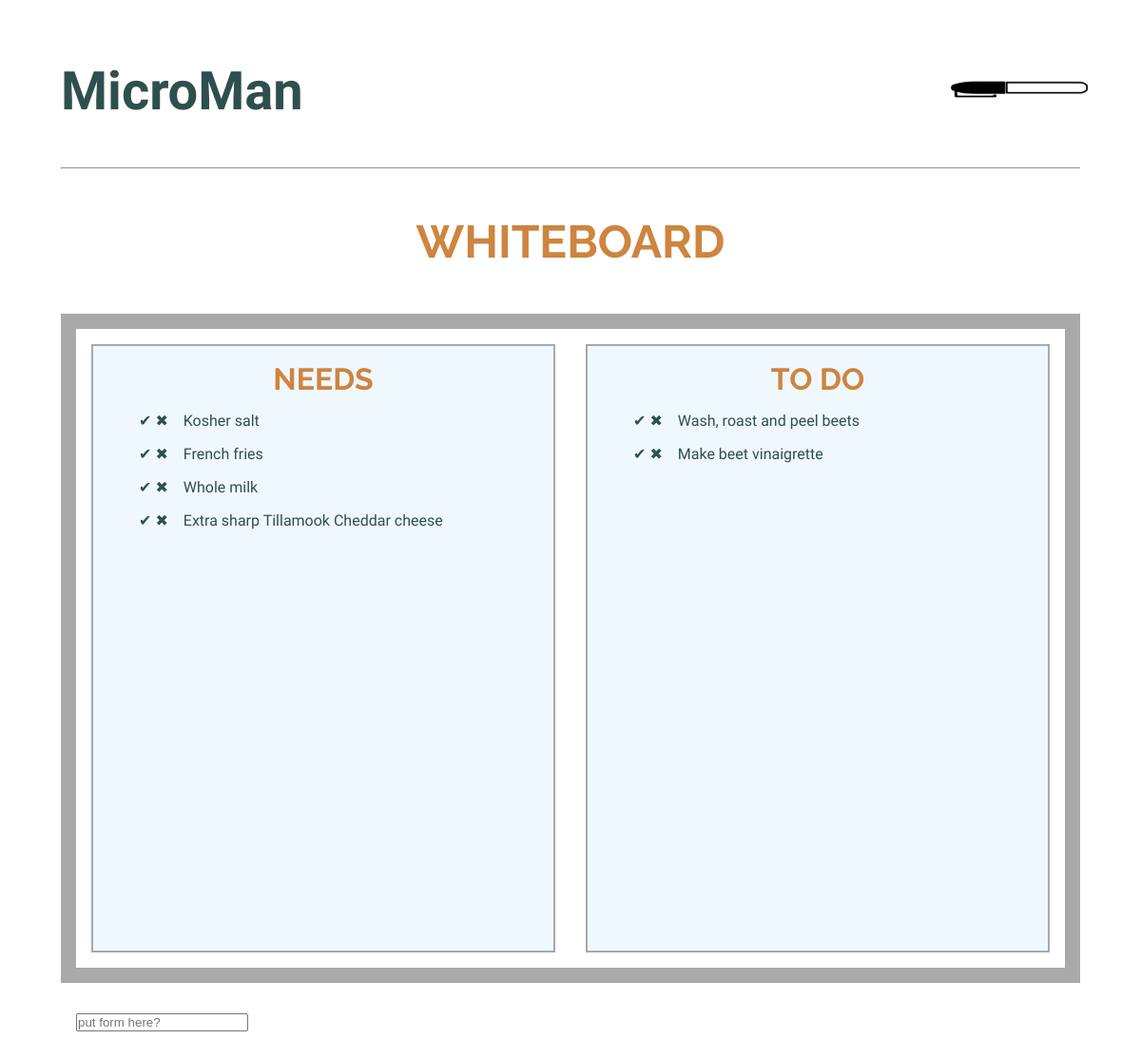
Page /whiteboard/ (signed in) on the earlier database version.
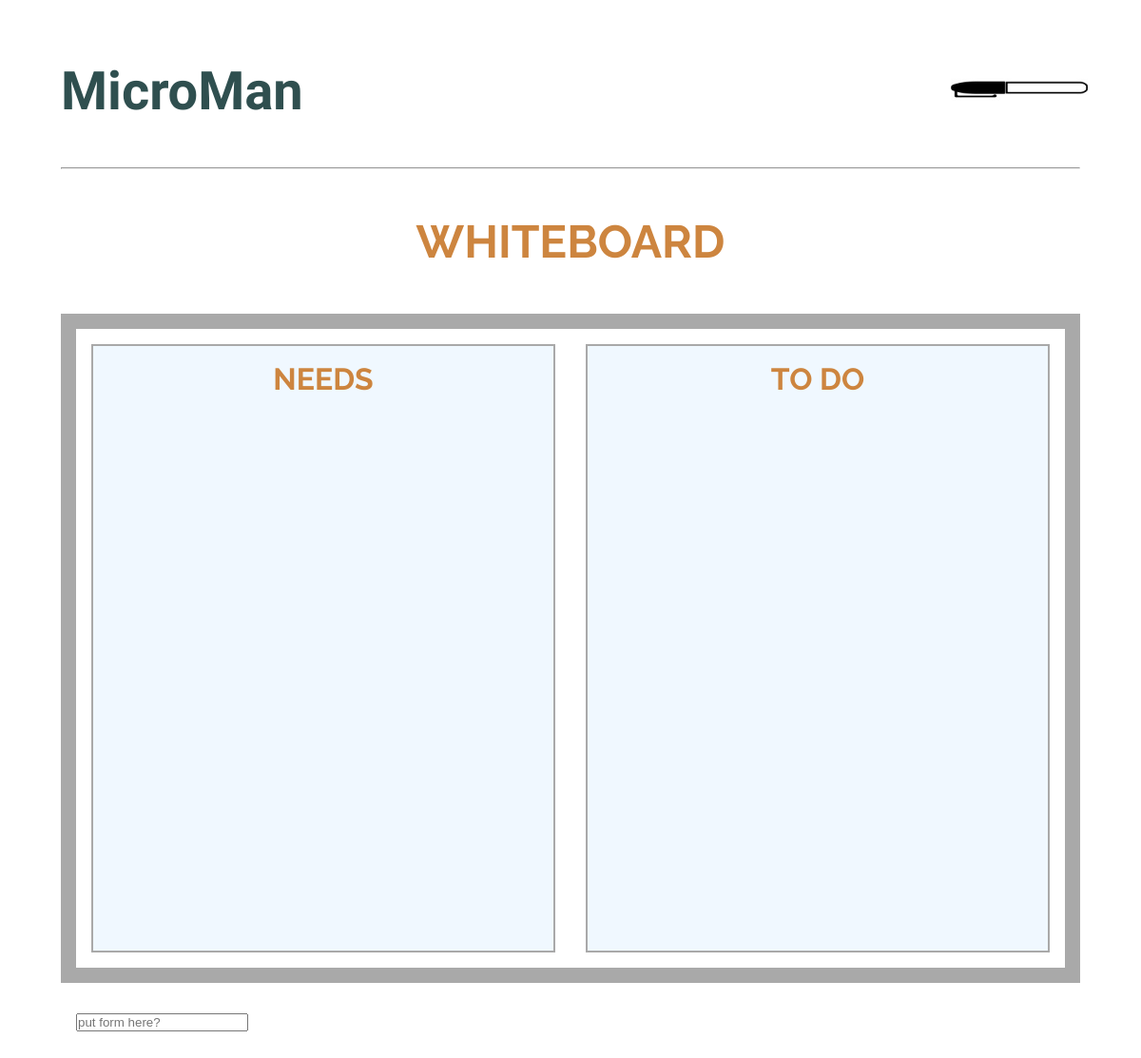
Same page on the later database version.
### base/models.py (models this page shows, shortened)
class Inventory(models.Model):
  user = models.ForeignKey(CustomUser, related_name='inventory', on_delete=models.SET_NULL, null=True)
  storage_locations = (
    ('Dry', 'Dry'),
    ('Frozen', 'Frozen'),
    ('Walkin', 'Walkin'),
    ('Lowboy', 'Lowboy'),
  )
  located = models.CharField(max_length=6, choices=storage_locations)
  flag_choices = (
    ('Low', 'Low'),
    ('Out', 'Out'),
    ('Dead', 'Dead'),
    ('Expiring', 'Expiring'),
  )
  flag = models.CharField(max_length=8, choices=flag_choices, blank=True)
  to_whiteboard = models.BooleanField(null=True)
  name = models.CharField(max_length=200)
  par = models.CharField(max_length=200)
  on_hand = models.CharField(max_length=200, blank=True)
  need = models.CharField(max_length=200, blank=True)
  exp_date = models.CharField(max_length=200, blank=True)
  updated = models.DateTimeField(auto_now=True)
  created = models.DateTimeField(auto_now_add=True)

class Prep(models.Model):
  user = models.ForeignKey(CustomUser, related_name='prep', on_delete=models.SET_NULL, null=True)
  menu_headings = (
    ('Appetizers', 'Appetizers'),
    ('Entrees', 'Entrees'),
    ('Sides', 'Sides'),
    ('Desserts', 'Desserts'),
  )
  heading = models.CharField(max_length=10, choices=menu_headings, blank=True)
  flag_choices = (
    ('Low', 'Low'),
    ('Out', 'Out'),
    ('Dead', 'Dead'),
    ('Expiring', 'Expiring'),
  )
  flag = models.CharField(max_length=8, choices=flag_choices, blank=True)
  to_whiteboard = models.BooleanField(null=True)
  name = models.CharField(max_length=200)
  par = models.CharField(max_length=200)
  on_hand = models.CharField(max_length=200, blank=True)
  need = models.CharField(max_length=200, blank=True)
  exp_date = models.CharField(max_length=200, blank=True)
  updated = models.DateTimeField(auto_now=True)
  created = models.DateTimeField(auto_now_add=True)
  in_use = models.BooleanField()
  details = models.TextField(blank=True)
  task_for = models.ManyToManyField('Recipe', through='RecipeTasks', blank=True)

### base/views.py (the view)
# urls.py: path('whiteboard/', views.whiteboard, name='whiteboard'),
def whiteboard(request):
    items = Inventory.objects.all()
    todos = Prep.objects.all()
    context = {'items': items, 'todos': todos}
    return render(request, 'whiteboard.html', context)

### templates/whiteboard.html (shortened to what this page needs)
{% extends 'main.html' %}
{% load static %}
{% block content %}
<h2 class='h2-header'>WHITEBOARD</h2>
<div id='whiteboard'>
  <div id='needs'>
    <h2>NEEDS</h2>
    {% for item in items %}
      {% if item.to_whiteboard == True %}
      <p class='babe-writing'>&#10004; &#10006;<a>{{ item.name }}</a></p>
      {% endif %}
    {% endfor %}
  </div>
  <br>
  <div id='todo'>
    <h2>TO DO</h2>
    {% for todo in todos %}
      {% if todo.to_whiteboard == True %}
      <p class='babe-writing'>&#10004; &#10006;<a>{{ todo.name }}</a></p>
      {% endif %}
    {% endfor %}
  </div>
  <br><br>
</div>
<div id='whiteboard-input'>
  <input placeholder='put form here?'></input>
</div>
{% endblock content %}

Differences in the rows shown:
removed Inventory: name "Kosher salt"
removed Inventory: name "French fries"
removed Inventory: name "Whole milk"
removed Inventory: name "Extra sharp Tillamook Cheddar cheese"
no longer on this page (row edited): Prep: name "Wash, roast and peel beets"
no longer on this page (row edited): Prep: name "Make beet vinaigrette"
